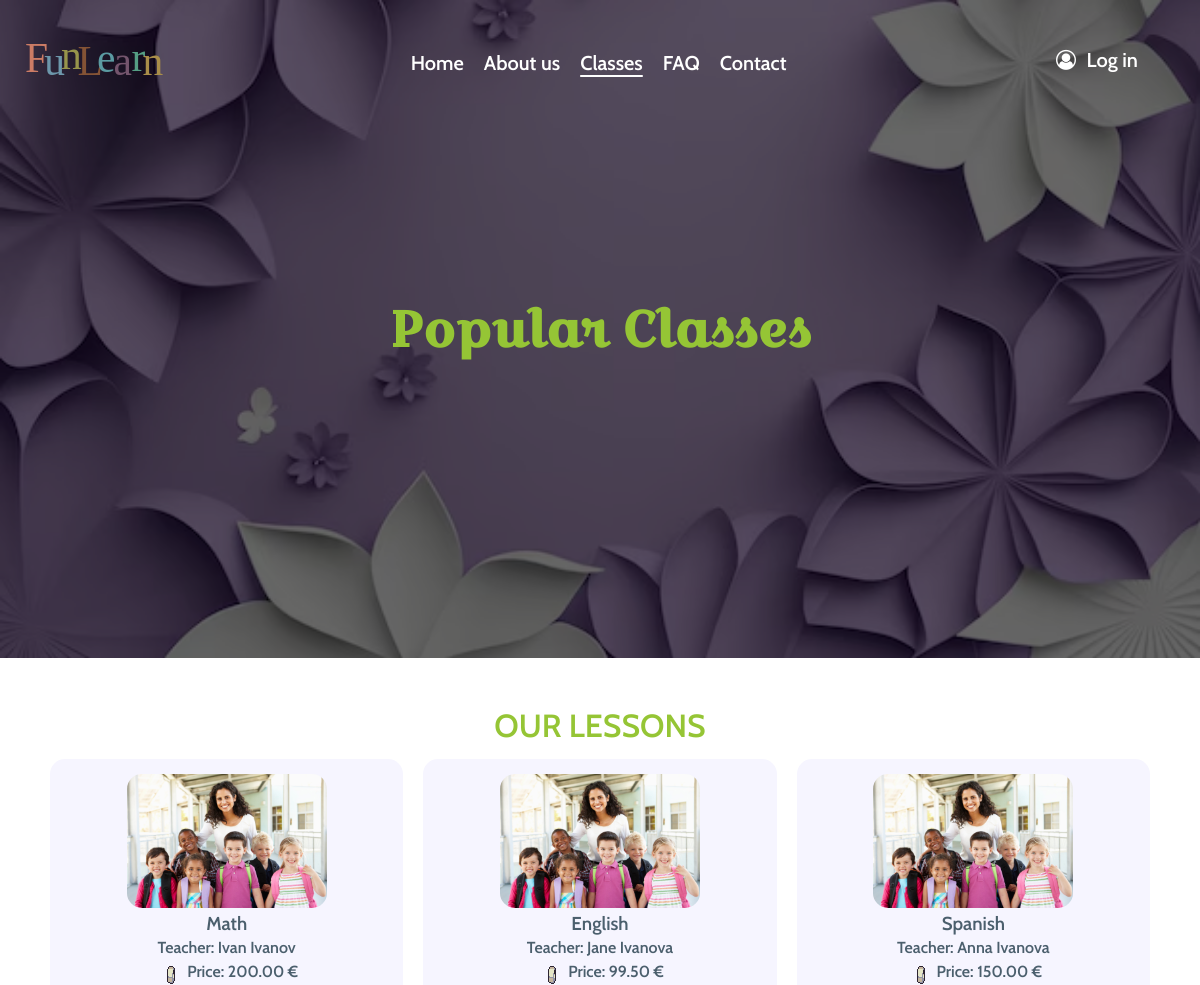
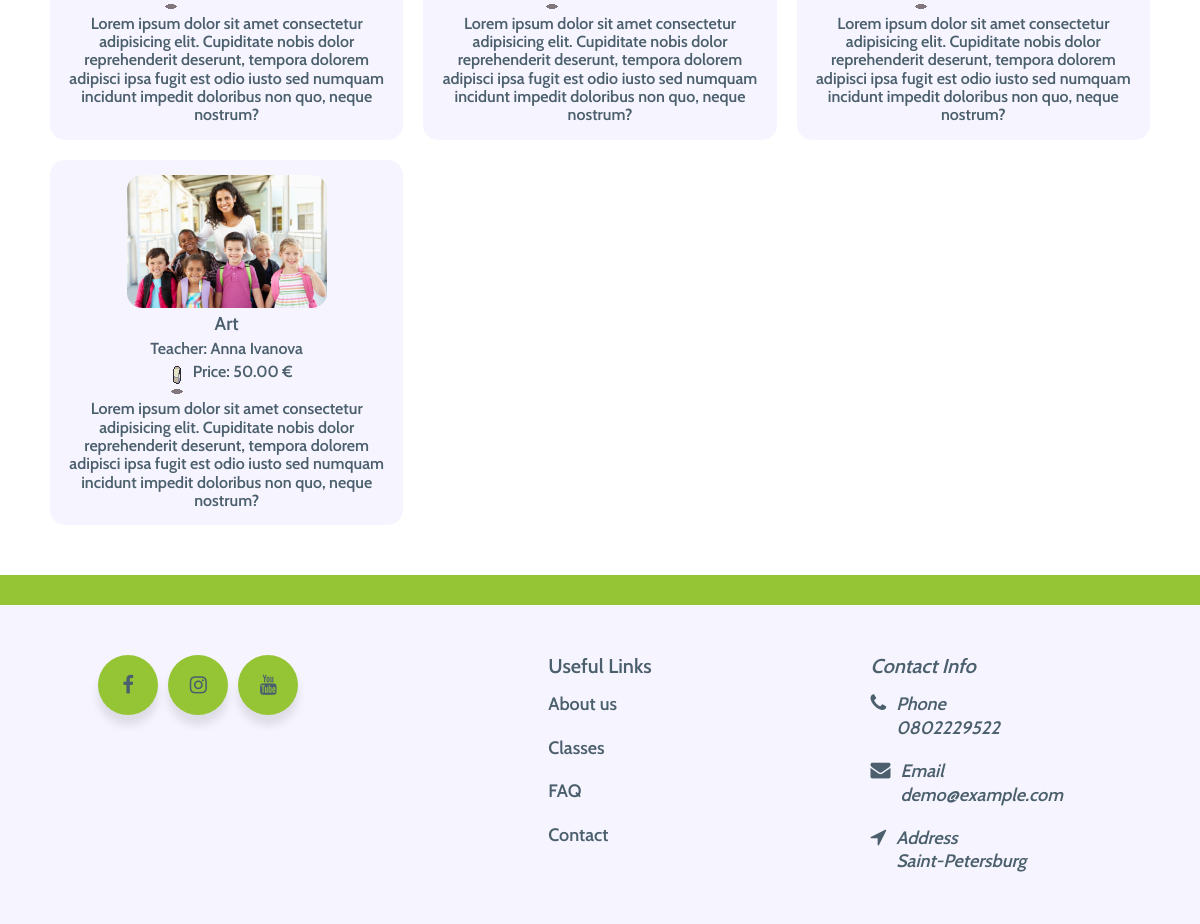
/classes/, run on the app's committed database (2 pictures, top to bottom).
### school/models.py (models this page shows, shortened)
class Lesson(models.Model):
    name = models.CharField(max_length=100)
    description = models.TextField()
    price = models.DecimalField(max_digits=8, decimal_places=2)
    teacher = models.ForeignKey(Teacher, on_delete=models.CASCADE, related_name='teacher_lessons')
    photo = models.ImageField(upload_to='lesson_photos/')

class Teacher(models.Model):
    TITLE_TYPES = [('t', "Teacher"), ('s', "Super Teacher")]
    name = models.CharField(max_length=100)
    title = models.CharField(max_length=100, choices=TITLE_TYPES, default='t')
    instagram_url = models.URLField(max_length=200)
    photo = models.ImageField(upload_to='teachers_photos/')

class SchoolInfo(models.Model):
    foundation_year = models.IntegerField()
    number_of_students = models.IntegerField(default=0)
    number_of_awards = models.IntegerField(default=0)
    address = models.CharField(max_length=255)
    phone = models.CharField(max_length=20)
    email = models.EmailField()
    facebook_url = models.URLField(max_length=200)
    instagram_url = models.URLField(max_length=200)
    youtube_url = models.URLField(max_length=200)

### school/views.py (the view)
# urls.py: path('classes/', school_views.classes, name="classes"),
def classes(request):
    lessons = Lesson.objects.all()
    return render(request, "classes.html", {"lessons_obj": lessons})

### school/context_processors.py (called while the page is built)
def school_info(request):
    school_info = SchoolInfo.objects.first()
    return {'school_info': school_info}

### school/templates/classes.html (shortened to what this page needs)
{% extends "base.html" %}
{% load static %}
{% block head_content %}
<link rel="stylesheet" href="{% static 'school/css/classes.css' %}" />
{% endblock %}
{% block header_content %}
<li>
  <a href="{% url 'index' %}">Home</a>
</li>
<li>
  <a href="{% url 'about' %}">About us</a>
</li>
<li class="header__list-choose">
  <a href="#">Classes</a>
</li>
<li>
  <a href="{% url 'faq' %}">FAQ</a>
</li>
<li>
  <a href="{% url 'contacts' %}">Contact</a>
</li>
{% endblock %}
{% block main_content %}
<section class="second__intro" id="top">
  <div class="overlay"></div>
  <div>
    <h1>Popular Classes</h1>
  </div>
</section>
<section class="classes">
  <h2>Our lessons</h2>
  <div class="classes__cards">
    {% for lesson in lessons_obj%}
    <div class="card-class">
      <img src="{{ lesson.photo.url }}" alt="Lesson" />
      <h3>{{ lesson.name }}</h3>
      <p>Teacher: {{ lesson.teacher.name }}</p>
      <div class="price">
        <div class="coin"></div>
        <span>Price: {{ lesson.price }} &euro;</span>
      </div>
      <p>{{ lesson.description }}</p>
    </div>
    {% endfor %}
  </div>
</section>
{% endblock %}

### school/templates/base.html (shortened to what this page needs)
{% load static %}
<!DOCTYPE html>
<html lang="en">
<head>
    <link rel="stylesheet" href="{% static 'school/fonts/fonts.css' %}" />
    <link rel="stylesheet" href="{% static 'school/css/global.css' %}" />
    <link rel="stylesheet" href="{% static 'school/css/style_com.css' %}" />
    {% block head_content %}
    {% endblock %}
</head>
<body>
    <header class="header">
      <a class="header__logo" href="#">
        <img src="{% static "school/img/logo.svg" %}" alt="FunLearn logo" />
      </a>
      <nav class="header__menu">
        <ul class="header__list">
            {% block header_content %}
            {% endblock %}
        </ul>
      </nav>
      <div class="header__login">
        <i class="font-accent user-circle-white" aria-hidden="true"></i>
        <button class="btn-reset">Log in</button>
      </div>
    </header>
    <main>
        {% block main_content %}
        {% endblock %}
    </main>
    <footer class="footer">
        <div class="footer__logo">
          <div class="share">
            <div class="share-button">
              <a href="{{ school_info.facebook_url }}" target="_blank">
                <div class="icon"><i class="font-accent fa-facebook"></i></div>
                <span>Facebook</span>
              </a>
            </div>
            <div class="share-button">
              <a href="{{ school_info.instagram_url }}" target="_blank">
                <div class="icon"><i class="font-accent fa-instagram"></i></div>
                <span>Instagram</span>
              </a>
            </div>
            <div class="share-button">
              <a href="{{ school_info.youtube_url }}" target="_blank">
                <div class="icon"><i class="font-accent fa-youtube"></i></div>
                <span>YouTube</span>
              </a>
            </div>
          </div>
        </div>
        <nav class="footer__navigation">
          <h4>Useful Links</h4>
          <ul>
            <li>
              <a href="{% url 'about' %}" class="text">About us</a>
            </li>
            <li>
              <a href="{% url 'classes' %}" class="text">Classes</a>
            </li>
            <li>
              <a href="{% url 'faq' %}" class="text">FAQ</a>
            </li>
            <li>
              <a href="{% url 'contacts' %}" class="text">Contact</a>
            </li>
          </ul>
        </nav>
        <address class="footer__address">
          <p>Contact Info</p>
          <ul>
            <li>
              <i class="font-accent fa-phone"></i>
              <div class="text">
                Phone<br />
                <a href="tel:{{ school_info.phone }}">{{ school_info.phone }}</a>
              </div>
            </li>
            <li>
              <i class="font-accent fa-email"></i>
              <div class="text">
                Email<br />
                <a href="mailto:{{ school_info.email }}">{{ school_info.email }}</a>
              </div>
            </li>
            <li>
              <i class="font-accent fa-location"></i>
              <div class="text">Address<br />{{ school_info.address }}</div>
            </li>
          </ul>
        </address>
      </footer>
</body>
</html>

### school/static/school/css/global.css (style rules this page uses)
html { scroll-behavior: smooth; }
body { box-sizing: border-box; margin: 0 auto; color: #fff; font-family: Cabin, sans-serif; line-height: 1.15; }
h1, h2, h3, h4, h5, h6, p, ul, ol, li { margin: 0; padding: 0; }
a { color: inherit; text-decoration: none; }
img { width: 100%; }
button { font-family: Cabin, sans-serif; font-size: 20px; line-height: 1.4; cursor: pointer; }

### school/static/school/css/style_com.css (style rules this page uses)
.header { position: fixed; z-index: 10; display: grid; grid-template-columns: min-content min-content 1fr 200px; justify-items: center; align-items: end; width: 100%; padding: 25px 0; font-size: 20px; }
.header__logo { width: 180px; height: 50px; }
.header__list { display: flex; align-items: center; gap: 20px; list-style: none; }
.header__list-choose { text-decoration: underline; text-underline-offset: 5px; }
.font-accent { display: inline-block; font: normal normal normal 14px/1 FontAwesome; font-size:inherit; text-rendering: auto; -webkit-font-smoothing: antialiased; -moz-osx-font-smoothing: grayscale; }
.user-circle-white:before { content:"\f2be"; }
.btn-reset { border: none; color: #fff; background: transparent; }
.overlay { position: absolute; inset: 0; background: rgb(0, 0, 0, 0.6); }
.second__intro { position: relative; padding: 300px 350px; background-image: url(../img/origami.jpg); background-repeat: no-repeat; background-position: bottom; background-size: cover; }
.second__intro h1 { position: relative; z-index: 1; color: #95c535; font-family: "Croissant One", cursive; font-weight: 700; font-size: 50px; text-align: center; }
.footer { display: grid; grid-template-columns: repeat(3, 1fr); justify-items: center; border-top: #95c535 solid 30px; padding: 50px; color: #4b5f6d; font-size: 20px; background-color: #f6f5ff; }
.footer__logo { display: flex; flex-direction: column; gap: 30px; max-width: 400px; }
.share { display: grid; grid-template-columns: repeat(4, 1fr); }
.share-button { display: inline-block; width: 60px; height: 60px; margin: 0 5px; border-radius: 50px; box-shadow: rgba(0, 0, 0, 0.1) 0 10px 10px; overflow: hidden; background: #95c535; transition: all 0.5s ease-out; cursor: pointer; }
.icon { display: inline-block; box-sizing: border-box; width: 60px; height: 60px; border-radius: 50px; line-height: 60px; text-align: center; }
.icon i { line-height: 60px; }
.fa-facebook:before { content:"\f09a"; }
.fa-instagram:before { content:"\f16d"; }
.fa-youtube:before { content:"\f167"; }
.footer__navigation { display: flex; flex-direction: column; gap: 15px; }
.footer__address { display: flex; flex-direction: column; gap: 15px; }
.fa-phone:before { content:"\f095"; }
.fa-email:before { content:"\f0e0"; }
.fa-location:before { content:"\f124"; }
.footer ul { display: flex; flex-direction: column; gap: 20px; list-style: none; }
.footer ul li { display: flex; gap: 10px; }
.text { font-size: 18px; line-height: 1.3; }

### school/static/school/css/classes.css (style rules this page uses)
.classes { padding: 50px; }
.classes h2 { padding-bottom: 15px; color: #95c535; font-size: 32px; text-align: center; text-transform: uppercase; }
.classes__cards { display: grid; grid-template-columns: repeat(3, 1fr); grid-template-rows: repeat(2, 1fr); justify-items: center; gap: 20px; }
.card-class { display: flex; flex-direction: column; align-items: center; gap: 5px; padding: 15px; color: #4b5f6d; text-align: center; background-color: #f6f5ff; }
.card-class { border-radius: 15px; }
.card-class img { width: 200px; border-radius: 15px; }
.price { display: flex; }
.coin { width: 32px; height: 32px; background-image: url(../img/coin_silver.png); animation: playCoin 2s steps(8) infinite; }

### data on the page
Lesson: photo (picture), name "Math", teacher.name "Ivan Ivanov", price "200.00", description "Lorem ipsum dolor sit amet consectetur adipisicing elit. Cupiditate nobis dolor reprehenderit deserunt, tempora dolorem adipisci ipsa fugit est odio iusto sed numquam incidunt impedit doloribus non quo, neque nostrum?"
Lesson: photo (picture), name "English", teacher.name "Jane Ivanova", price "99.50", description "Lorem ipsum dolor sit amet consectetur adipisicing elit. Cupiditate nobis dolor reprehenderit deserunt, tempora dolorem adipisci ipsa fugit est odio iusto sed numquam incidunt impedit doloribus non quo, neque nostrum?"
Lesson: photo (picture), name "Spanish", teacher.name "Anna Ivanova", price "150.00", description "Lorem ipsum dolor sit amet consectetur adipisicing elit. Cupiditate nobis dolor reprehenderit deserunt, tempora dolorem adipisci ipsa fugit est odio iusto sed numquam incidunt impedit doloribus non quo, neque nostrum?"
Lesson: photo (picture), name "Art", teacher.name "Anna Ivanova", price "50.00", description "Lorem ipsum dolor sit amet consectetur adipisicing elit. Cupiditate nobis dolor reprehenderit deserunt, tempora dolorem adipisci ipsa fugit est odio iusto sed numquam incidunt impedit doloribus non quo, neque nostrum?"
SchoolInfo: phone "0802229522", email "demo@example.com", address "Saint-Petersburg"
